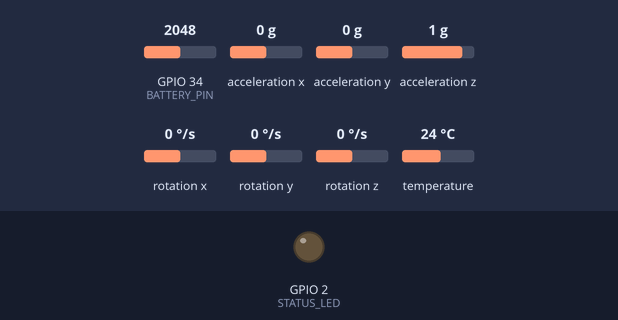
The program below on a simulated ESP32. Parts: output pins drawn as LEDs (lit = HIGH). The inputs (shaded band) are chosen by the test bench; at power-on: GPIO 34 (BATTERY_PIN) = 2048, acceleration x 0 g, acceleration y 0 g, acceleration z 1 g, rotation x 0 °/s, rotation y 0 °/s, rotation z 0 °/s, temperature 24 °C. WiFi joins after 1.5 s; servers stay silent unless stated; random numbers use the default seed unless the program sets one; no MQTT or app messages arrive unless stated; what the program prints to the serial monitor is not drawn.

Above: at 0.1 s.
At 1.6 s:
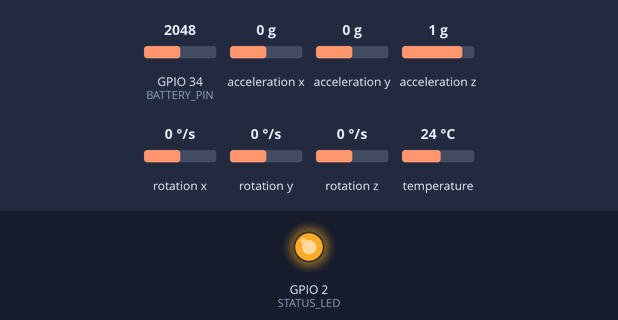
Timing chart, 0 to 3.1 s (numbered marks = the images above):
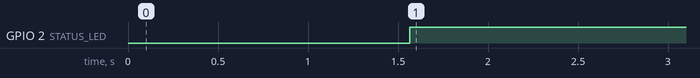

Measured:
- by itself, GPIO 2 (STATUS_LED): LOW → HIGH at 1.6 s

The program:

main.cpp
```cpp
/**
 * FallGuard AI - ESP32 Wearable Firmware
 * 6-Axis IMU Sensor Node (MPU6050)
 *
 * Ingests Accel + Gyro at 100Hz and streams structured JSON to MQTT broker.
 * Fallback to HTTP POST if MQTT is unreachable.
 */

#include <WiFi.h>
#include <PubSubClient.h>
#include <Wire.h>
#include <Adafruit_MPU6050.h>
#include <Adafruit_Sensor.h>
#include <ArduinoJson.h>

// Configuration (Override via build flags or local secrets)
const char* WIFI_SSID = "YOUR_WIFI_SSID";
const char* WIFI_PASS = "YOUR_WIFI_PASSWORD";
const char* MQTT_SERVER = "192.168.1.100";  // FallGuard Host IP
const int   MQTT_PORT = 1883;
const char* DEVICE_ID = "DEV001";
const char* USER_ID   = "USER001";

// Pinout
#define I2C_SDA 21
#define I2C_SCL 22
#define STATUS_LED 2
#define BATTERY_PIN 34

// Sampling config
const unsigned long SAMPLE_INTERVAL_MS = 10; // 100Hz = 10ms
unsigned long lastSampleTime = 0;
unsigned long lastHeartbeatTime = 0;

Adafruit_MPU6050 mpu;
WiFiClient espClient;
PubSubClient mqttClient(espClient);

char mqttTopic[64];
char heartbeatTopic[64];

void setupWiFi() {
    delay(10);
    Serial.println();
    Serial.print("Connecting to WiFi: ");
    Serial.println(WIFI_SSID);

    WiFi.mode(WIFI_STA);
    WiFi.begin(WIFI_SSID, WIFI_PASS);

    int attempts = 0;
    while (WiFi.status() != WL_CONNECTED && attempts < 20) {
        delay(500);
        Serial.print(".");
        attempts++;
    }

    if (WiFi.status() == WL_CONNECTED) {
        Serial.println("\nWiFi connected! IP address: ");
        Serial.println(WiFi.localIP());
    } else {
        Serial.println("\nWiFi connection failed! Will retry in loop.");
    }
}

void reconnectMQTT() {
    while (!mqttClient.connected() && WiFi.status() == WL_CONNECTED) {
        Serial.print("Attempting MQTT connection to ");
        Serial.print(MQTT_SERVER);
        Serial.print("...");

        String clientId = "FallGuardESP32-";
        clientId += String(random(0xffff), HEX);

        if (mqttClient.connect(clientId.c_str())) {
            Serial.println(" connected!");
            digitalWrite(STATUS_LED, HIGH);
        } else {
            Serial.print(" failed, rc=");
            Serial.print(mqttClient.state());
            Serial.println(" Retrying in 2 seconds...");
            delay(2000);
        }
    }
}

float readBatteryPercentage() {
    // ADC reading (0-4095) with voltage divider (e.g. 100k / 100k)
    int raw = analogRead(BATTERY_PIN);
    float voltage = (raw / 4095.0) * 3.3 * 2.0; // Assuming 2x divider
    // Approximate 3.2V (0%) to 4.2V (100%) LiPo
    float percentage = ((voltage - 3.2) / (4.2 - 3.2)) * 100.0;
    if (percentage > 100.0) percentage = 100.0;
    if (percentage < 0.0) percentage = 0.0;
    return percentage;
}

void sendHeartbeat() {
    StaticJsonDocument<256> doc;
    doc["device_id"] = DEVICE_ID;
    doc["battery_level"] = readBatteryPercentage();
    doc["connection_status"] = "ONLINE";
    doc["sensor_valid"] = true;

    char buffer[256];
    serializeJson(doc, buffer);
    mqttClient.publish(heartbeatTopic, buffer);
    Serial.print("Heartbeat sent: ");
    Serial.println(buffer);
}

void setup() {
    Serial.begin(115200);
    pinMode(STATUS_LED, OUTPUT);
    digitalWrite(STATUS_LED, LOW);

    snprintf(mqttTopic, sizeof(mqttTopic), "fallguard/%s/imu", DEVICE_ID);
    snprintf(heartbeatTopic, sizeof(heartbeatTopic), "fallguard/%s/heartbeat", DEVICE_ID);

    Wire.begin(I2C_SDA, I2C_SCL);

    // Initialize MPU6050
    Serial.println("Initializing MPU6050 IMU...");
    if (!mpu.begin()) {
        Serial.println("Failed to find MPU6050 chip! Check I2C wiring.");
        while (1) {
            digitalWrite(STATUS_LED, !digitalRead(STATUS_LED));
            delay(200);
        }
    }
    Serial.println("MPU6050 Found and Ready!");

    // Configure sensor ranges for fall detection
    mpu.setAccelerometerRange(MPU6050_RANGE_16_G);
    mpu.setGyroRange(MPU6050_RANGE_2000_DEG);
    mpu.setFilterBandwidth(MPU6050_BAND_21_HZ);

    setupWiFi();
    mqttClient.setServer(MQTT_SERVER, MQTT_PORT);
}

void loop() {
    if (WiFi.status() != WL_CONNECTED) {
        setupWiFi();
    }

    if (!mqttClient.connected()) {
        reconnectMQTT();
    }
    mqttClient.loop();

    unsigned long currentMillis = millis();

    // 100Hz Sensor Sampling Interval (10ms)
    if (currentMillis - lastSampleTime >= SAMPLE_INTERVAL_MS) {
        lastSampleTime = currentMillis;

        sensors_event_t a, g, temp;
        mpu.getEvent(&a, &g, &temp);

        // Build structured JSON packet
        StaticJsonDocument<384> doc;
        doc["device_id"] = DEVICE_ID;
        doc["user_id"] = USER_ID;
        doc["timestamp"] = "2026-09-17T10:30:25Z"; // Can use NTP client in production

        JsonObject accel = doc.createNestedObject("accelerometer");
        accel["x"] = round(a.acceleration.x * 100.0) / 100.0;
        accel["y"] = round(a.acceleration.y * 100.0) / 100.0;
        accel["z"] = round(a.acceleration.z * 100.0) / 100.0;

        JsonObject gyro = doc.createNestedObject("gyroscope");
        gyro["x"] = round(g.gyro.x * 100.0) / 100.0;
        gyro["y"] = round(g.gyro.y * 100.0) / 100.0;
        gyro["z"] = round(g.gyro.z * 100.0) / 100.0;

        char jsonBuffer[384];
        serializeJson(doc, jsonBuffer);

        if (mqttClient.connected()) {
            mqttClient.publish(mqttTopic, jsonBuffer);
        }
    }

    // Periodic Heartbeat every 60s
    if (currentMillis - lastHeartbeatTime >= 60000) {
        lastHeartbeatTime = currentMillis;
        sendHeartbeat();
    }
}
```
